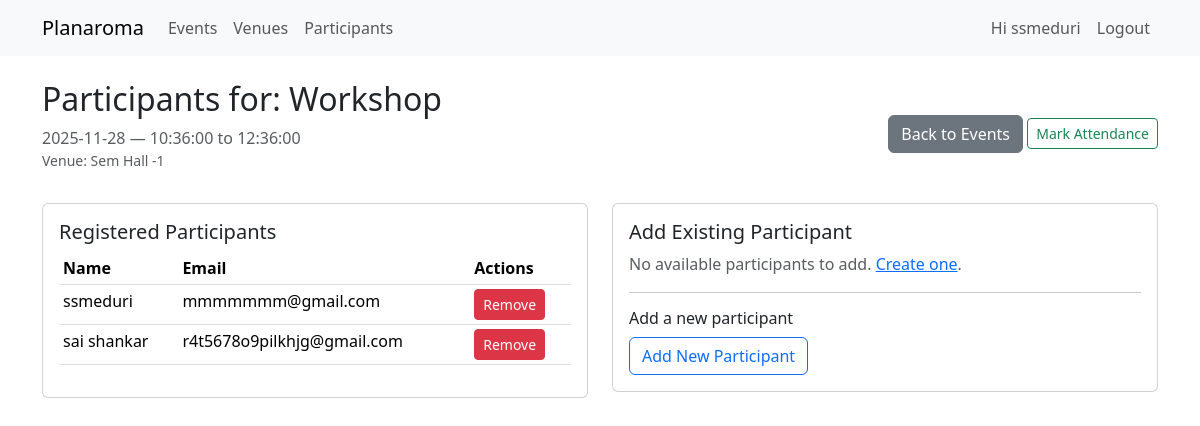
Page /event/1/participants (signed in) on the committed database.
### app/models.py (models this page shows, shortened)
class User(UserMixin, db.Model):
    id = db.Column(db.Integer, primary_key=True)
    username = db.Column(db.String(80), unique=True, nullable=False)
    password_hash = db.Column(db.String(200), nullable=False)
    role = db.Column(db.String(20), nullable=False, default='viewer')  # admin, staff, viewer

class Event(db.Model):
    id = db.Column(db.Integer, primary_key=True)
    title = db.Column(db.String(120), nullable=False)
    description = db.Column(db.Text)
    date = db.Column(db.Date, nullable=False)
    start_time = db.Column(db.Time, nullable=False)
    end_time = db.Column(db.Time, nullable=False)
    venue_id = db.Column(db.Integer, db.ForeignKey('venue.id'), nullable=False)
    participant_assoc = db.relationship('EventParticipant', back_populates='event', cascade='all, delete-orphan')
    participants = db.relationship('Participant', secondary='event_participants', back_populates='events')

class Venue(db.Model):
    id = db.Column(db.Integer, primary_key=True)
    name = db.Column(db.String(150), nullable=False, unique=True)
    capacity = db.Column(db.Integer, nullable=False, default=0)
    resources_list = db.relationship('Resource', back_populates='venue', cascade='all, delete-orphan')
    events = db.relationship('Event', backref='venue', lazy=True, cascade='all, delete-orphan')

class Participant(db.Model):
    id = db.Column(db.Integer, primary_key=True)
    name = db.Column(db.String(150), nullable=False)
    email = db.Column(db.String(200), nullable=True)
    phone = db.Column(db.String(50), nullable=True)
    notes = db.Column(db.Text, nullable=True)
    event_assoc = db.relationship('EventParticipant', back_populates='participant', cascade='all, delete-orphan')
    events = db.relationship('Event', secondary='event_participants', back_populates='participants')

### app/routes.py (the view)
@main_bp.route('/event/<int:event_id>/participants')
@login_required
def event_participants_view(event_id):
    event = Event.query.get_or_404(event_id)
    available = Participant.query.filter(~Participant.events.any(id=event.id)).order_by(Participant.name).all()
    assocs = EventParticipant.query.filter_by(event_id=event.id).join(Participant).order_by(Participant.name).all()
    return render_template('events/participants.html', event=event, available=available, assocs=assocs)

### app/__init__.py (called while the page is built)
def create_app():
    app = Flask(__name__, static_folder='static', template_folder='templates')
    app.config.from_object(Config)
    db.init_app(app)
    login_manager.init_app(app)
    from .models import User
    @login_manager.user_loader
    def load_user(user_id):
        return User.query.get(int(user_id))
    from .routes import main_bp
    from .auth import auth_bp
    app.register_blueprint(main_bp)
    app.register_blueprint(auth_bp)
    return app

### app/templates/events/participants.html
{% extends 'base.html' %}
{% block content %}
<div class="d-flex justify-content-between align-items-center mb-3">
  <div>
    <h2>Participants for: {{ event.title }}</h2>
    <p class="text-muted mb-0">{{ event.date }} — {{ event.start_time }} to {{ event.end_time }}</p>
    <p class="small text-muted">Venue: {{ event.venue.name if event.venue else 'N/A' }}</p>
  </div>
  <div>
    <a class="btn btn-secondary" href="{{ url_for('main.list_events') }}">Back to Events</a>
    <a class="btn btn-sm btn-outline-success" href="{{ url_for('main.event_attendance_view', event_id=event.id) }}">Mark Attendance</a>
  </div>
</div>
<div class="row">
  <div class="col-md-6 mb-4">
    <div class="card">
      <div class="card-body">
        <h5 class="card-title">Registered Participants</h5>
        <table class="table table-sm">
          <thead><tr><th>Name</th><th>Email</th><th>Actions</th></tr></thead>
          <tbody>
            {% for p in event.participants %}
            <tr>
              <td>{{ p.name }}</td>
              <td>{{ p.email or '-' }}</td>
              <td>
                <form method="POST" action="{{ url_for('main.remove_participant_from_event', event_id=event.id, pid=p.id) }}" style="display:inline-block" onsubmit="return confirm('Remove participant from event?');">
                  <button class="btn btn-sm btn-danger">Remove</button>
                </form>
              </td>
            </tr>
            {% else %}
            <tr><td colspan="3">No participants registered.</td></tr>
            {% endfor %}
          </tbody>
        </table>
      </div>
    </div>
  </div>
  <div class="col-md-6 mb-4">
    <div class="card">
      <div class="card-body">
        <h5 class="card-title">Add Existing Participant</h5>
        {% if available %}
        <form method="POST" action="{{ url_for('main.add_participant_to_event', event_id=event.id) }}">
          <div class="mb-3">
            <select name="participant_id" class="form-select" required>
              <option value="">Select participant</option>
              {% for p in available %}
                <option value="{{ p.id }}">{{ p.name }}{% if p.email %} ({{ p.email }}){% endif %}</option>
              {% endfor %}
            </select>
          </div>
          <button class="btn btn-primary">Add to Event</button>
        </form>
        {% else %}
        <p class="text-muted">No available participants to add. <a href="{{ url_for('main.add_participant') }}">Create one</a>.</p>
        {% endif %}
        <hr>
        <h6>Add a new participant</h6>
        <a class="btn btn-outline-primary" href="{{ url_for('main.add_participant') }}">Add New Participant</a>
      </div>
    </div>
  </div>
</div>
{% endblock %}

### app/templates/base.html (shortened to what this page needs)
<!doctype html>
<html lang="en">
<head>
    <link href="https://cdn.jsdelivr.net/npm/bootstrap@5.3.2/dist/css/bootstrap.min.css" rel="stylesheet">
</head>
<body>
<nav class="navbar navbar-expand-lg navbar-light bg-light mb-4">
  <div class="container">
    <a class="navbar-brand" href="{{ url_for('main.dashboard') }}">
        Planaroma
    </a>
    <div class="collapse navbar-collapse" id="navbarNav">
      <ul class="navbar-nav me-auto">
        <li class="nav-item">
          <a class="nav-link" href="{{ url_for('main.list_events') }}">Events</a>
        </li>
        <li class="nav-item">
          <a class="nav-link" href="{{ url_for('main.list_venues') }}">Venues</a>
        </li>
        <li class="nav-item">
          <a class="nav-link" href="{{ url_for('main.list_participants') }}">Participants</a>
        </li>
      </ul>
      <ul class="navbar-nav ms-auto">
        {% if current_user.is_authenticated %}
          <li class="nav-item">
            <a class="nav-link">Hi {{ current_user.username }}</a>
          </li>
          <li class="nav-item">
            <a class="nav-link" href="{{ url_for('auth.logout') }}">Logout</a>
          </li>
        {% else %}
          <li class="nav-item">
            <a class="nav-link" href="{{ url_for('auth.login') }}">Login</a>
          </li>
        {% endif %}
      </ul>
    </div>
  </div>
</nav>
<div class="container">
    {% block content %}{% endblock %}
</div>
</body>
</html>

### rows in the picture
User: username "ssmeduri"
Event: title "Workshop", date "2025-11-28", start_time "10:36:00", end_time "12:36:00"
Venue: venue "Sem Hall -1"
Participant: name "ssmeduri", email "mmmmmmm@gmail.com"
Participant: name "sai shankar", email "r4t5678o9pilkhjg@gmail.com"
